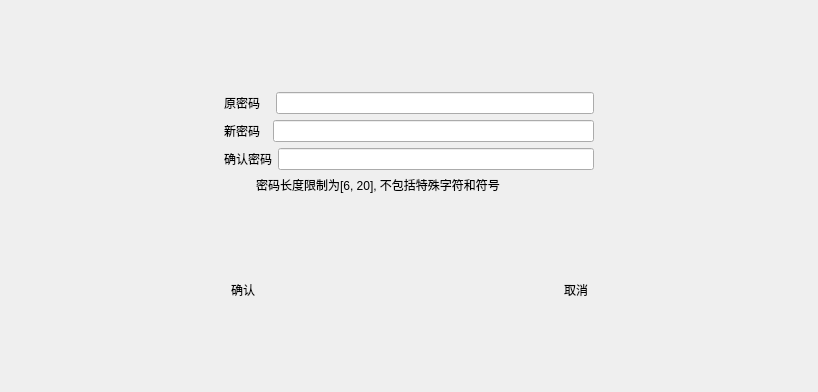
<?xml version="1.0" encoding="UTF-8"?>
<ui version="4.0">
 <class>zgnep_setting_amendPass</class>
 <widget class="QDialog" name="zgnep_setting_amendPass">
  <property name="geometry">
   <rect>
    <x>0</x>
    <y>0</y>
    <width>818</width>
    <height>392</height>
   </rect>
  </property>
  <property name="windowTitle">
   <string>Dialog</string>
  </property>
  <layout class="QGridLayout" name="gridLayout">
   <item row="0" column="4">
    <spacer name="verticalSpacer_4">
     <property name="orientation">
      <enum>Qt::Vertical</enum>
     </property>
     <property name="sizeHint" stdset="0">
      <size>
       <width>20</width>
       <height>58</height>
      </size>
     </property>
    </spacer>
   </item>
   <item row="1" column="0">
    <spacer name="horizontalSpacer_4">
     <property name="orientation">
      <enum>Qt::Horizontal</enum>
     </property>
     <property name="sizeHint" stdset="0">
      <size>
       <width>200</width>
       <height>20</height>
      </size>
     </property>
    </spacer>
   </item>
   <item row="1" column="1" colspan="6">
    <layout class="QVBoxLayout" name="verticalLayout">
     <item>
      <layout class="QHBoxLayout" name="horizontalLayout">
       <item>
        <widget class="QLabel" name="label">
         <property name="text">
          <string>原密码   </string>
         </property>
        </widget>
       </item>
       <item>
        <widget class="QLineEdit" name="lineditOriginPassWord"/>
       </item>
      </layout>
     </item>
     <item>
      <layout class="QHBoxLayout" name="horizontalLayout_2">
       <item>
        <widget class="QLabel" name="label_2">
         <property name="text">
          <string>新密码  </string>
         </property>
        </widget>
       </item>
       <item>
        <widget class="QLineEdit" name="lineditNewPassWord"/>
       </item>
      </layout>
     </item>
     <item>
      <layout class="QHBoxLayout" name="horizontalLayout_3">
       <item>
        <widget class="QLabel" name="label_3">
         <property name="text">
          <string>确认密码</string>
         </property>
        </widget>
       </item>
       <item>
        <widget class="QLineEdit" name="lineditConfrimPassWord"/>
       </item>
      </layout>
     </item>
    </layout>
   </item>
   <item row="1" column="7">
    <spacer name="horizontalSpacer_5">
     <property name="orientation">
      <enum>Qt::Horizontal</enum>
     </property>
     <property name="sizeHint" stdset="0">
      <size>
       <width>199</width>
       <height>20</height>
      </size>
     </property>
    </spacer>
   </item>
   <item row="2" column="3" colspan="2">
    <widget class="QLabel" name="label_4">
     <property name="text">
      <string>密码长度限制为[6, 20], 不包括特殊字符和符号</string>
     </property>
    </widget>
   </item>
   <item row="3" column="4">
    <spacer name="verticalSpacer_3">
     <property name="orientation">
      <enum>Qt::Vertical</enum>
     </property>
     <property name="sizeHint" stdset="0">
      <size>
       <width>20</width>
       <height>58</height>
      </size>
     </property>
    </spacer>
   </item>
   <item row="4" column="0" colspan="2">
    <spacer name="horizontalSpacer">
     <property name="orientation">
      <enum>Qt::Horizontal</enum>
     </property>
     <property name="sizeHint" stdset="0">
      <size>
       <width>206</width>
       <height>20</height>
      </size>
     </property>
    </spacer>
   </item>
   <item row="4" column="2" colspan="2">
    <widget class="QPushButton" name="btn_confirm">
     <property name="styleSheet">
      <string notr="true">border:0; background:transparent; background-image: url(:/src/confirm_normal.png);</string>
     </property>
     <property name="text">
      <string>确认</string>
     </property>
    </widget>
   </item>
   <item row="4" column="4">
    <spacer name="horizontalSpacer_2">
     <property name="orientation">
      <enum>Qt::Horizontal</enum>
     </property>
     <property name="sizeHint" stdset="0">
      <size>
       <width>296</width>
       <height>20</height>
      </size>
     </property>
    </spacer>
   </item>
   <item row="4" column="5">
    <widget class="QPushButton" name="btn_cancel">
     <property name="styleSheet">
      <string notr="true">border:0; background:transparent; background-image: url(:/src/cancel_normal.png);</string>
     </property>
     <property name="text">
      <string>取消</string>
     </property>
    </widget>
   </item>
   <item row="4" column="6" colspan="2">
    <spacer name="horizontalSpacer_3">
     <property name="orientation">
      <enum>Qt::Horizontal</enum>
     </property>
     <property name="sizeHint" stdset="0">
      <size>
       <width>205</width>
       <height>20</height>
      </size>
     </property>
    </spacer>
   </item>
   <item row="5" column="2">
    <spacer name="verticalSpacer">
     <property name="orientation">
      <enum>Qt::Vertical</enum>
     </property>
     <property name="sizeHint" stdset="0">
      <size>
       <width>20</width>
       <height>78</height>
      </size>
     </property>
    </spacer>
   </item>
   <item row="5" column="5">
    <spacer name="verticalSpacer_2">
     <property name="orientation">
      <enum>Qt::Vertical</enum>
     </property>
     <property name="sizeHint" stdset="0">
      <size>
       <width>20</width>
       <height>78</height>
      </size>
     </property>
    </spacer>
   </item>
  </layout>
 </widget>
 <resources/>
 <connections/>
</ui>
